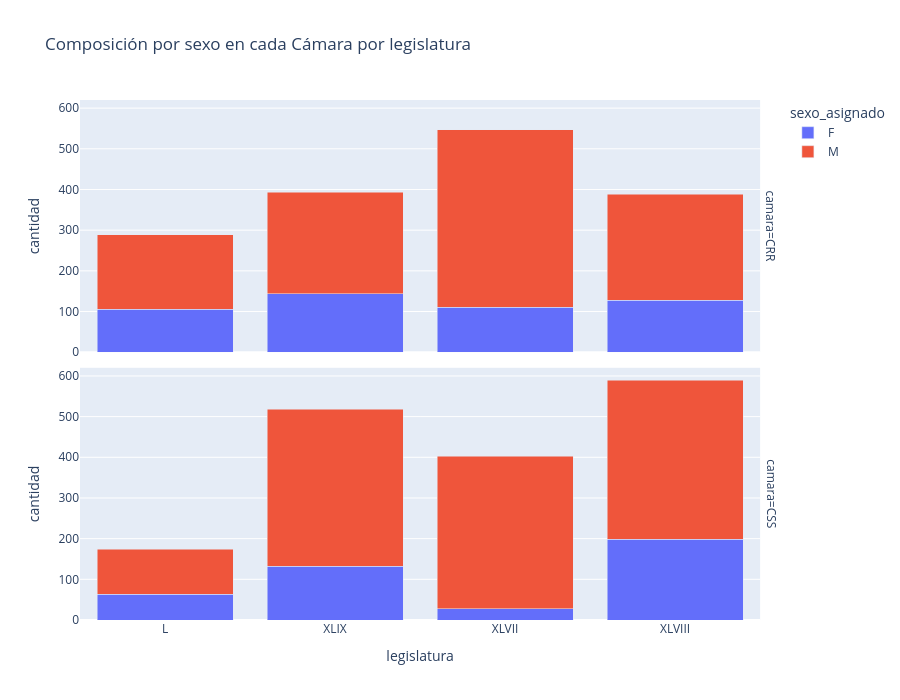

Source (notebook cell):
### Code cell
df_comp = (
    df_legis.groupby(["legislatura", "camara", "sexo_asignado"])
      .size()
      .reset_index(name="cantidad")
)

df_comp


px.bar(
    df_comp,
    x="legislatura",
    y="cantidad",
    color="sexo_asignado",
    facet_row="camara",
    barmode="stack",
    title="Composición por sexo en cada Cámara por legislatura",
    height=700
)

### Figure 1 — Plotly figure (JSON) as saved in the notebook; plotly's stock layout.template omitted (floating-point values rounded to 4 significant figures)
{"data": [{"hovertemplate": "sexo_asignado=F<br>camara=CRR<br>legislatura=%{x}<br>cantidad=%{y}<extra></extra>", "legendgroup": "F", "marker": {"color": "#636efa", "pattern": {"shape": ""}}, "name": "F", "orientation": "v", "showlegend": true, "textposition": "auto", "type": "bar", "x": ["L", "XLIX", "XLVII", "XLVIII"], "xaxis": "x2", "y": [105, 144, 110, 128], "yaxis": "y2"}, {"hovertemplate": "sexo_asignado=F<br>camara=CSS<br>legislatura=%{x}<br>cantidad=%{y}<extra></extra>", "legendgroup": "F", "marker": {"color": "#636efa", "pattern": {"shape": ""}}, "name": "F", "orientation": "v", "showlegend": false, "textposition": "auto", "type": "bar", "x": ["L", "XLIX", "XLVII", "XLVIII"], "xaxis": "x", "y": [63, 132, 28, 198], "yaxis": "y"}, {"hovertemplate": "sexo_asignado=M<br>camara=CRR<br>legislatura=%{x}<br>cantidad=%{y}<extra></extra>", "legendgroup": "M", "marker": {"color": "#EF553B", "pattern": {"shape": ""}}, "name": "M", "orientation": "v", "showlegend": true, "textposition": "auto", "type": "bar", "x": ["L", "XLIX", "XLVII", "XLVIII"], "xaxis": "x2", "y": [184, 249, 437, 260], "yaxis": "y2"}, {"hovertemplate": "sexo_asignado=M<br>camara=CSS<br>legislatura=%{x}<br>cantidad=%{y}<extra></extra>", "legendgroup": "M", "marker": {"color": "#EF553B", "pattern": {"shape": ""}}, "name": "M", "orientation": "v", "showlegend": false, "textposition": "auto", "type": "bar", "x": ["L", "XLIX", "XLVII", "XLVIII"], "xaxis": "x", "y": [111, 386, 375, 391], "yaxis": "y"}], "layout": {"annotations": [{"font": {}, "showarrow": false, "text": "camara=CSS", "textangle": 90, "x": 0.98, "xanchor": "left", "xref": "paper", "y": 0.2425, "yanchor": "middle", "yref": "paper"}, {"font": {}, "showarrow": false, "text": "camara=CRR", "textangle": 90, "x": 0.98, "xanchor": "left", "xref": "paper", "y": 0.7575, "yanchor": "middle", "yref": "paper"}], "barmode": "stack", "height": 700, "legend": {"title": {"text": "sexo_asignado"}, "tracegroupgap": 0}, "title": {"text": "Composición por sexo en cada Cámara por legislatura"}, "xaxis": {"anchor": "y", "domain": [0, 0.98], "title": {"text": "legislatura"}}, "xaxis2": {"anchor": "y2", "domain": [0, 0.98], "matches": "x", "showticklabels": false}, "yaxis": {"anchor": "x", "domain": [0, 0.485], "title": {"text": "cantidad"}}, "yaxis2": {"anchor": "x2", "domain": [0.515, 1], "matches": "y", "title": {"text": "cantidad"}}}}
